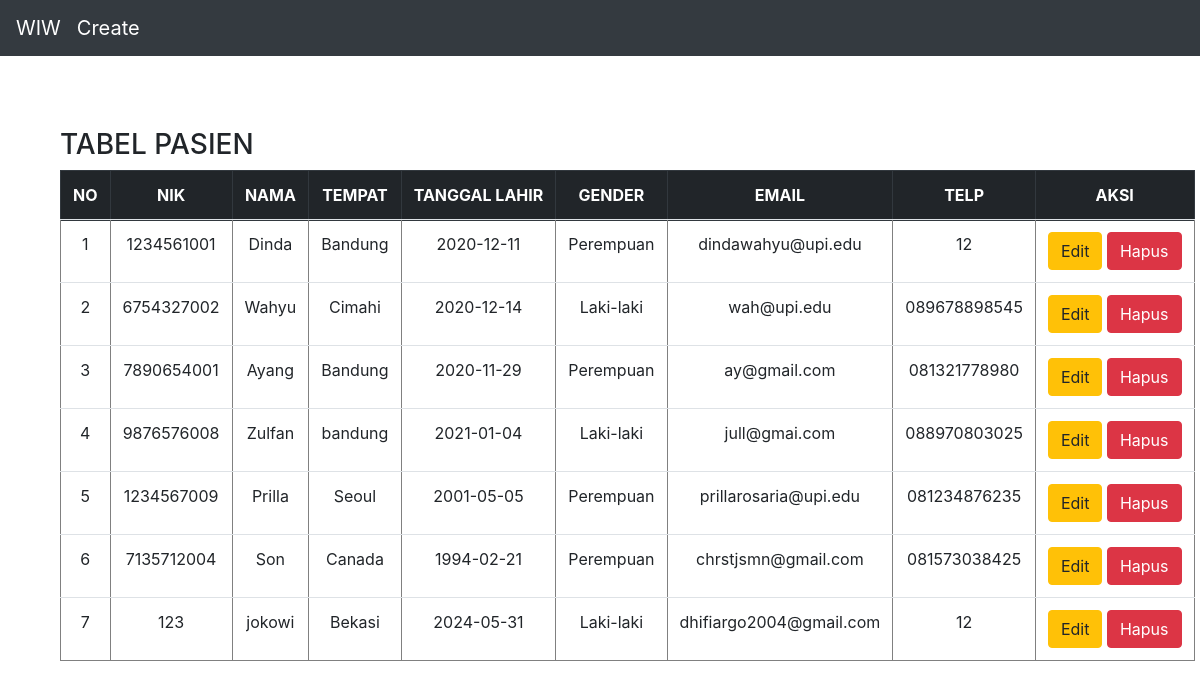
Screenshot of /program/index.php with the database file from the repository.
### tables this page shows
CREATE TABLE `pasien` (
  `id` int(11) NOT NULL AUTO_INCREMENT,
  `nik` varchar(100) NOT NULL,
  `nama` varchar(100) NOT NULL,
  `tempat` varchar(100) NOT NULL,
  `tl` varchar(100) NOT NULL,
  `gender` varchar(10) NOT NULL,
  `email` varchar(100) NOT NULL,
  `telp` varchar(100) NOT NULL,
  PRIMARY KEY (`id`)
);

### program/presenter/ProsesPasien.php (called while the page is built, shortened)
<?php
class ProsesPasien implements KontrakPresenter
{
	private $tabelpasien;
	private $data = [];
	function __construct()
	{
		try {
			$db_host = "localhost";
			$db_user = "root";
			$db_password = "";
			$db_name = "mvp_php";
			$this->tabelpasien = new TabelPasien($db_host, $db_user, $db_password, $db_name);
			$this->data = array();
		} catch (Exception $e) {
			echo "wiw error" . $e->getMessage();
		}
	}
	function prosesDataPasien()
	{
		try {
			$this->tabelpasien->open();
			$this->tabelpasien->getPasien();
			while ($row = $this->tabelpasien->getResult()) {
				$this->data[] = $row;
			}
		} catch (Exception $e) {
			echo "wiw error part 2" . $e->getMessage();
		}
	}
	function getId($i)
	{
		return $this->data[$i]['id'];
	}
	function getNik($i)
	{
		return $this->data[$i]['nik'];
	}
	function getNama($i)
	{
		return $this->data[$i]['nama'];
	}
	function getTempat($i)
	{
		return $this->data[$i]['tempat'];
	}
	function getTl($i)
	{
		return $this->data[$i]['tl'];
	}
	function getGender($i)
	{
		return $this->data[$i]['gender'];
	}
	function getEmail($i)
	{
		return $this->data[$i]['email'];
	}
	function getTelp($i)
	{
		return $this->data[$i]['telp'];
	}
	function getSize()
	{
		return sizeof($this->data);
	}
}

### program/index.php (called while the page is built, shortened)
<?php
include("model/Template.class.php");
include("model/DB.class.php");
include("view/TampilPasien.php");
$tp = new TampilPasien();
$data = $tp->tampil($_POST);

### program/model/DB.class.php (called while the page is built, shortened)
<?php
class DB
{
	var $db_host = '';
	var $db_user = '';
	var $db_password = '';
	var $db_name = '';
	var $db_link = '';
	function __construct($db_host = '', $db_user = '', $db_password = '', $db_name = '')
	{
		$this->db_host = $db_host;
		$this->db_user = $db_user;
		$this->db_password = $db_password;
		$this->db_name = $db_name;
	}
	function open()
	{
		$this->db_link = mysqli_connect($this->db_host, $this->db_user, $this->db_password, $this->db_name);
	}
	function execute($query = "")
	{
		$this->result = mysqli_query($this->db_link, $query);
		return $this->result;
	}
}

### program/model/TabelPasien.class.php (called while the page is built, shortened)
<?php
class TabelPasien extends DB
{
	function getPasien()
	{
		$query = "SELECT * FROM pasien";
		return $this->execute($query);
	}
}

### program/view/TampilPasien.php (the view, shortened to what this page needs)
<?php
include("presenter/ProsesPasien.php");
class TampilPasien implements KontrakView
{
	private $prosespasien;
	function __construct()
	{
		$this->prosespasien = new ProsesPasien();
	}
	function tampil($post)
	{
		$this->prosespasien->prosesDataPasien();
		$data = null;
		for ($i = 0; $i < $this->prosespasien->getSize(); $i++) {
			$no = $i + 1;
			$data .= "<tr>
			<td>" . $no . "</td>
			<td>" . $this->prosespasien->getNik($i) . "</td>
			<td>" . $this->prosespasien->getNama($i) . "</td>
			<td>" . $this->prosespasien->getTempat($i) . "</td>
			<td>" . $this->prosespasien->getTl($i) . "</td>
			<td>" . $this->prosespasien->getGender($i) . "</td>
			<td>" . $this->prosespasien->getEmail($i) . "</td>
			<td>" . $this->prosespasien->getTelp($i) . "</td>
			<td>
			<a href='updateForm.php?id_edit=" . $this->prosespasien->getId($i) .  "' class='btn btn-warning''>Edit</a>
            <a href='index.php?id_hapus=" . $this->prosespasien->getId($i) . "' class='btn btn-danger''>Hapus</a>
			</td>";
		}
	}
}

### program/model/Template.class.php (shortened to what this page needs)
<?php
class Template{
	var $content = '';
	function __construct($filename = ''){
		$this->content = implode('', @file($filename));
	}
	function clear(){
		$this->content = preg_replace("/DATA_[A-Z|_|0-9]+/", "", $this->content);
	}
	function write(){
		print $this->content;
	}
	function replace($old = '', $new = ''){
		if(is_int($new)){
			$value = sprintf("%d", $new);
		}elseif(is_float($new)){
			$value = sprintf("%f", $new);
		}elseif(is_array($new)){
			$value = '';
			foreach( $new as $item){
				$value .= $item. '';
			}
		}else{
			$value = $new;
		}
		$this->content = preg_replace("/$old/",  $value, $this->content);
	}
}

### rows the page displays
pasien: no "1", nik "1234561001", nama "Dinda", tempat "Bandung", tl "2020-12-11", gender "Perempuan", email "dindawahyu@upi.edu", telp "12"
pasien: no "2", nik "6754327002", nama "Wahyu", tempat "Cimahi", tl "2020-12-14", gender "Laki-laki", email "wah@upi.edu", telp "089678898545"
pasien: no "3", nik "7890654001", nama "Ayang", tempat "Bandung", tl "2020-11-29", gender "Perempuan", email "ay@gmail.com", telp "081321778980"
pasien: no "4", nik "9876576008", nama "Zulfan", tempat "bandung", tl "2021-01-04", gender "Laki-laki", email "jull@gmai.com", telp "088970803025"
pasien: no "5", nik "1234567009", nama "Prilla", tempat "Seoul", tl "2001-05-05", gender "Perempuan", email "prillarosaria@upi.edu", telp "081234876235"
pasien: no "6", nik "7135712004", nama "Son", tempat "Canada", tl "1994-02-21", gender "Perempuan", email "chrstjsmn@gmail.com", telp "081573038425"
pasien: no "7", nik "123", nama "jokowi", tempat "Bekasi", tl "2024-05-31", gender "Laki-laki", email "dhifiargo2004@gmail.com", telp "12"

### other values shown
$this->content "WIW Create TABEL PASIEN NO NIK NAMA TEMPAT TANGGAL LAHIR GENDER EMAIL TELP AKSI"
